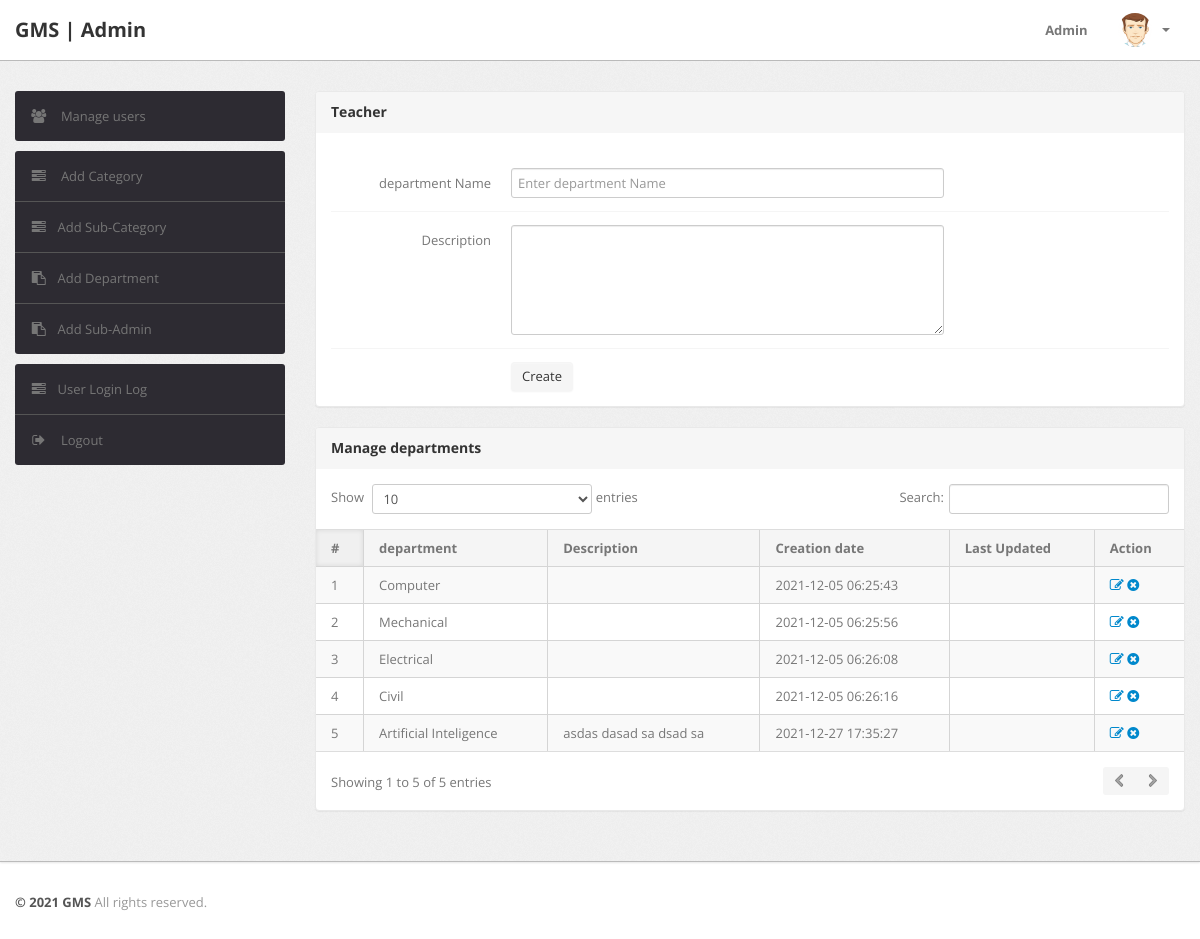
The app's page /admin/state.php (signed in) with its own data.
### tables this page shows
CREATE TABLE `department` (
  `id` int(11) NOT NULL,
  `departmentName` varchar(255) NOT NULL,
  `Description` tinytext NOT NULL,
  `postingDate` timestamp NOT NULL DEFAULT current_timestamp(),
  `updationDate` varchar(255) NOT NULL
);

### admin/state.php (the view, shortened to what this page needs)
<?php
include('include/config.php');
if(strlen($_SESSION['alogin'])==0)
	{
header('location:index.php');
}
else{
?>
<!DOCTYPE html>
<html lang="en">
<head>
	<link type="text/css" href="bootstrap/css/bootstrap.min.css" rel="stylesheet">
	<link type="text/css" href="bootstrap/css/bootstrap-responsive.min.css" rel="stylesheet">
	<link type="text/css" href="css/theme.css" rel="stylesheet">
	<link type="text/css" href="images/icons/css/font-awesome.css" rel="stylesheet">
</head>
<body>
<?php include('include/header.php');?>
	<div class="wrapper">
		<div class="container">
			<div class="row">
<?php include('include/sidebar.php');?>
			<div class="span9">
					<div class="content">
						<div class="module">
							<div class="module-head">
								<h3>Teacher</h3>
							</div>
							<div class="module-body">
									<br />
			<form class="form-horizontal row-fluid" name="Category" method="post" >
<div class="control-group">
<label class="control-label" for="basicinput">department Name</label>
<div class="controls">
<input type="text" placeholder="Enter department Name"  name="department" class="span8 tip" required>
</div>
</div>
<div class="control-group">
											<label class="control-label" for="basicinput">Description</label>
											<div class="controls">
												<textarea class="span8" name="description" rows="5"></textarea>
											</div>
										</div>
	<div class="control-group">
											<div class="controls">
												<button type="submit" name="submit" class="btn">Create</button>
											</div>
										</div>
									</form>
							</div>
						</div>
	<div class="module">
							<div class="module-head">
								<h3>Manage departments</h3>
							</div>
							<div class="module-body table">
								<table cellpadding="0" cellspacing="0" border="0" class="datatable-1 table table-bordered table-striped	 display" width="100%">
									<thead>
										<tr>
											<th>#</th>
											<th>department</th>
											<th>Description</th>
											<th>Creation date</th>
											<th>Last Updated</th>
											<th>Action</th>
										</tr>
									</thead>
									<tbody>
<?php $query=mysqli_query($bd, "select * from department");
$cnt=1;
while($row=mysqli_fetch_array($query))
{
?>
										<tr>
											<td><?php echo htmlentities($cnt);?></td>
											<td><?php echo htmlentities($row['departmentName']);?></td>
											<td><?php echo htmlentities($row['Description']);?></td>
											<td> <?php echo htmlentities($row['postingDate']);?></td>
											<td><?php echo htmlentities($row['updationDate']);?></td>
											<td>
											<a href="edit-state.php?id=<?php echo $row['id']?>" ><i class="icon-edit"></i></a>
											<a href="state.php?id=<?php echo $row['id']?>&del=delete" onClick="return confirm('Are you sure you want to delete?')"><i class="icon-remove-sign"></i></a></td>
										</tr>
										<?php $cnt=$cnt+1; } ?>
								</table>
							</div>
						</div>
					</div>
				</div>
			</div>
		</div>
	</div>
<?php include('include/footer.php');?>
</body>
<?php } ?>

### records on screen
department: departmentName "Computer", postingDate "2021-12-05 06:25:43"
department: departmentName "Mechanical", postingDate "2021-12-05 06:25:56"
department: departmentName "Electrical", postingDate "2021-12-05 06:26:08"
department: departmentName "Civil", postingDate "2021-12-05 06:26:16"
department: departmentName "Artificial Inteligence", Description "asdas dasad sa dsad sa", postingDate "2021-12-27 17:35:27"
